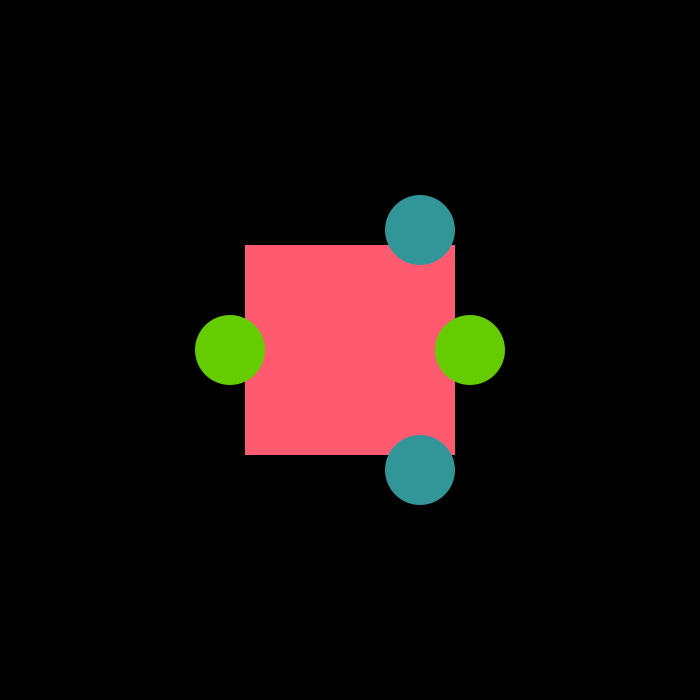
Frame 1 (no input)
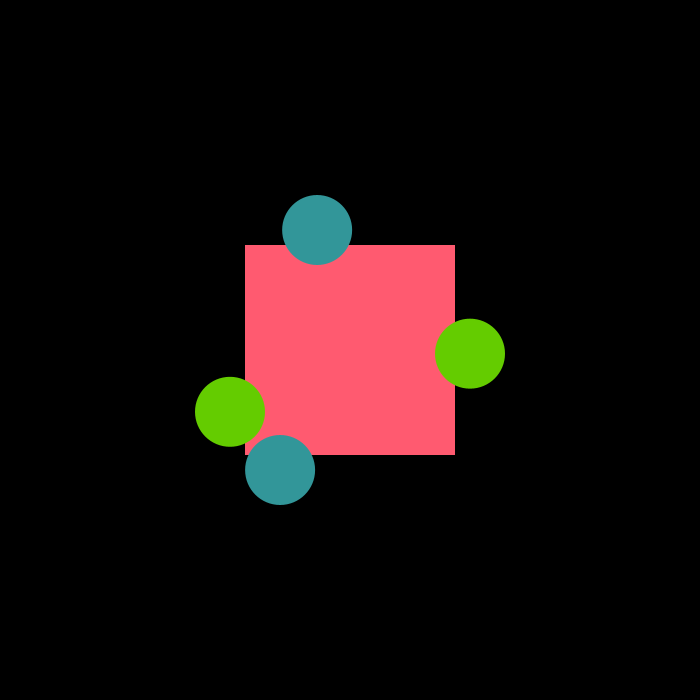
Frame 60 (the mouse pressed at the canvas centre just before this capture)
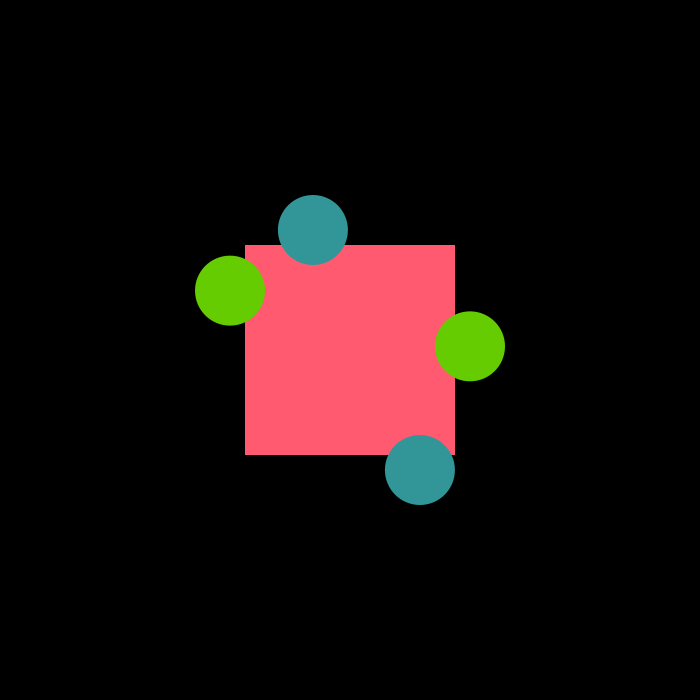
Frame 120 (the mouse held since frame 60 and released just before this capture)

The Processing sketch that drew these frames (run headless with seeded random() and noise(); from frame 60 on, the mouse is pressed at the canvas centre):

// Processing sketch: exercise_14_1
// ── exercise_14_1.pde
//Create a composition with the data generated using sin()

float x1, x2, y1, y2;
float angle1, angle2;
float scalar = 70;

void setup() {
  size(700, 700);
  noStroke();
  rectMode(CENTER);
}

void draw() {
  background(0);

  float ang1 = radians(angle1);
  float ang2 = radians(angle2);

  x1 = width/2 + (scalar * cos(ang1));
  x2 = width/2 + (scalar * cos(ang2));
  
  y1 = height/2 + (scalar * sin(ang1));
  y2 = height/2 + (scalar * sin(ang2));
  
  fill(255,90,112);
  rect(width*0.5, height*0.5, 210, 210);

  fill(50, 150, 153);
  ellipse(x1, height*0.5 - 120, scalar, scalar);
  ellipse(x2, height*0.5 + 120, scalar, scalar);
  
  fill(100, 204, 0);
  ellipse(width*0.5 - 120, y1, scalar, scalar);
  ellipse(width*0.5 + 120, y2, scalar, scalar);

  angle1 += 2;
  angle2 += 3;
  
}
